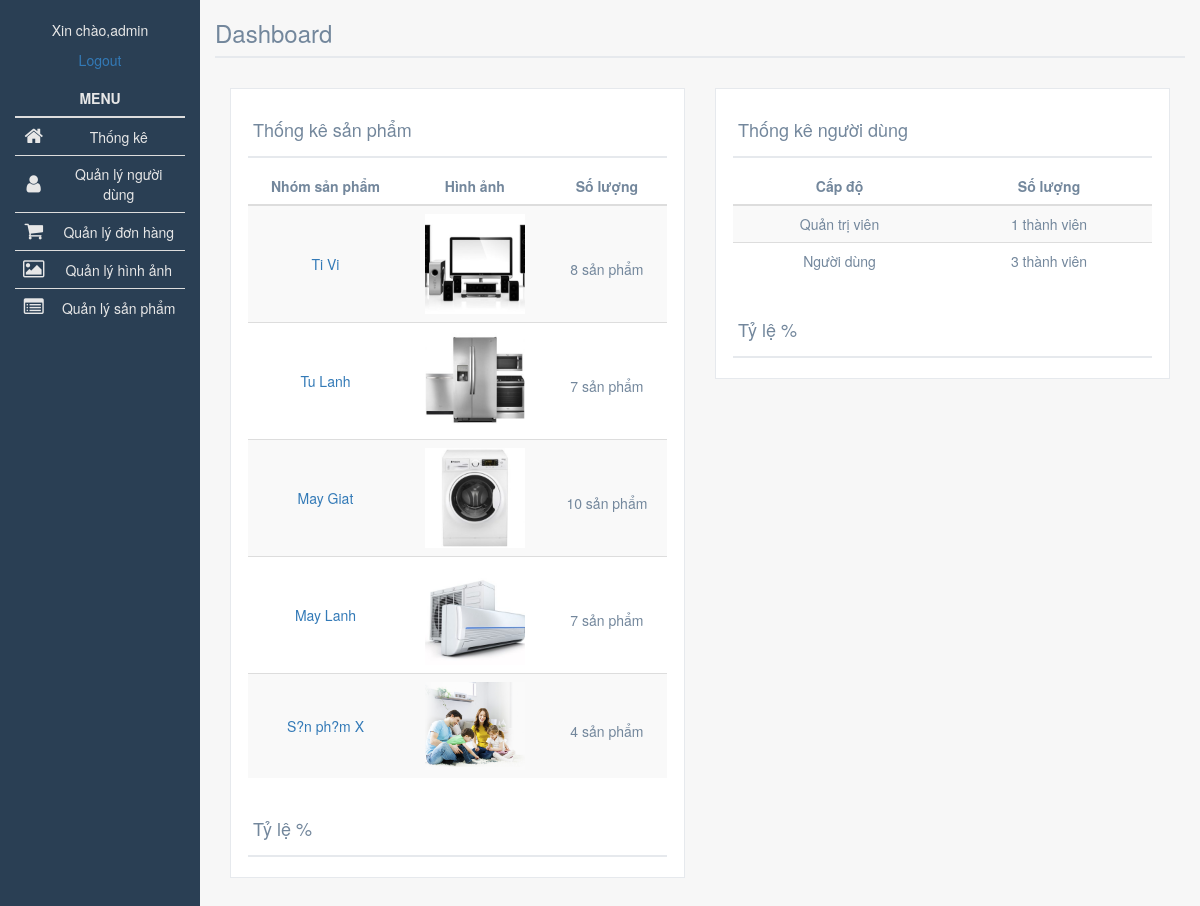
Screenshot of /Admin/index.php (signed in) with the database file from the repository.
### tables this page shows
CREATE TABLE `nhomsp` (
  `IdNhomSP` int(11) NOT NULL,
  `TenNhomSP` varchar(50) NOT NULL,
  `HinhNSP` varchar(255) NOT NULL
);

### Admin/model/nhomsp_db.php (called while the page is built, shortened)
<?php
function get_nhomsp() {
    global $db;
    $query = 'SELECT * FROM nhomsp';
    $result = $db->query($query);
    return $result;
}
?>

### Admin/home.php (the view, shortened to what this page needs)
<?php include 'view/header_admin.php'; ?>
		<div class="right-col col-lg-10 col-md-9 col-sm-9 col-xs-12" style="background-color:#F7F7F7;color:#73879C;min-height:920px;">
			<div class="tittle">
				<h3>Dashboard</h3>
			</div>
				<div class="col-lg-6 col-md-6 col-sm-6 col-xs-12">
					<div class="mini-content">
						<div class="title">
							<h2>Thống kê sản phẩm</h2>
						</div>
						<div class="main-mini-content">
							<table class="table table-striped" id="center-content">
								<thead>
									<tr>
									    <th>Nhóm sản phẩm</th>
									    <th>Hình ảnh</th>
										<th>Số lượng</th>
									</tr>
								</thead>
								<?php foreach ($categories as $category) : ?>
									<tr>
										<td>
											<a href="?action=ql_sp&category_id=<?php echo $category['IdNhomSP']; ?>&hangsx=0"><?php echo $category['TenNhomSP']; ?></a>
										</td>
										<td>
											<img style="width:100px;" src="../images<?php echo $category['HinhNSP']; ?>">
										</td>
										<td>
											<p></p><?php 	get_soluong_sanpham($category['IdNhomSP']);?> sản phẩm
										</td>
									</tr>
								<?php endforeach; ?>
							</table>
						</div>
						<div class="title">
							<h2>Tỷ lệ %</h2>
						</div>
					</div>
				</div>
				<div class="col-lg-6 col-md-6 col-sm-6 col-xs-12">
					<div class="mini-content">
						<div class="title">
							<h2>Thống kê người dùng</h2>
						</div>
						<div class="main-mini-content">
							<table class="table table-striped" id="center-content">
								<thead>
									<tr>
									    <th>Cấp độ</th>
										<th>Số lượng</th>
									</tr>
								</thead>
									<tr>
										<td>
											Quản trị viên
										</td>
										<td>
											<?php get_soluong_user('2');?> thành viên
										</td>
									</tr>
									<tr>
										<td>
											Người dùng
										</td>
										<td>
											<?php get_soluong_user('1');?> thành viên
										</td>
									</tr>
							</table>
						</div>
						<div class="title">
							<h2>Tỷ lệ %</h2>
						</div>
					</div>
				</div>
		</div>
	</content>
</body>
</html>

### Admin/model/sanpham_db.php (shortened to what this page needs)
<?php
function get_soluong_sanpham($category_id) {
    global $db;
    $query = "SELECT count(*) from sanpham WHERE sanpham.IdNhomSP = '$category_id'";
    $product = $db->query($query);
    foreach ($product as $count) {
        echo $count['count(*)'];
    }
    return $product;
}
?>

### css/styles_admin.css (style rules this page uses)
content .right-col .tittle { border-bottom: 2px solid #E6E9ED; margin-bottom: 30px; }
content .mini-content { width: 100%; position: relative; margin-bottom: 10px; padding: 10px 17px; display: inline-block; background: #fff; border: 1px solid #E6E9ED; opacity: 1; transition: all .2s ease; }
content .mini-content .title { border-bottom: 2px solid #E6E9ED; padding: 1px 5px 6px; margin-bottom: 10px; }
content .mini-content .title h2 { font-size: 18px; font-weight: 400; }
content table td { vertical-align: middle !important; text-align: center; }
content table th { vertical-align: middle !important; text-align: center; }
html,body { height:100% }

### rows the page displays
nhomsp: TenNhomSP "Ti Vi", HinhNSP (picture), count "8"
nhomsp: TenNhomSP "Tu Lanh", HinhNSP (picture), count "7"
nhomsp: TenNhomSP "May Giat", HinhNSP (picture), count "10"
nhomsp: TenNhomSP "May Lanh", HinhNSP (picture), count "7"
nhomsp: TenNhomSP "S?n ph?m X", HinhNSP (picture), count "4"

### other values shown
$_SESSION['Username'] "admin"
$count['count(*)'] "1"
$count['count(*)'] "3"
